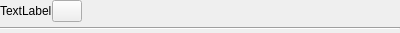
<?xml version="1.0" encoding="UTF-8"?>
<ui version="4.0">
 <class>ColorButtonEntity</class>
 <widget class="QWidget" name="ColorButtonEntity">
  <property name="geometry">
   <rect>
    <x>0</x>
    <y>0</y>
    <width>400</width>
    <height>26</height>
   </rect>
  </property>
  <property name="maximumSize">
   <size>
    <width>16777215</width>
    <height>35</height>
   </size>
  </property>
  <property name="windowTitle">
   <string>Form</string>
  </property>
  <layout class="QGridLayout" name="gridLayout_2">
   <property name="leftMargin">
    <number>0</number>
   </property>
   <property name="topMargin">
    <number>0</number>
   </property>
   <property name="rightMargin">
    <number>0</number>
   </property>
   <property name="bottomMargin">
    <number>3</number>
   </property>
   <property name="horizontalSpacing">
    <number>3</number>
   </property>
   <property name="verticalSpacing">
    <number>5</number>
   </property>
   <item row="0" column="0">
    <layout class="QGridLayout" name="gridLayout">
     <item row="0" column="1">
      <widget class="ColorButton" name="colorButton">
       <property name="maximumSize">
        <size>
         <width>30</width>
         <height>16777215</height>
        </size>
       </property>
       <property name="text">
        <string/>
       </property>
      </widget>
     </item>
     <item row="0" column="0">
      <widget class="QLabel" name="label">
       <property name="minimumSize">
        <size>
         <width>50</width>
         <height>0</height>
        </size>
       </property>
       <property name="text">
        <string>TextLabel</string>
       </property>
      </widget>
     </item>
     <item row="0" column="2">
      <spacer name="horizontalSpacer">
       <property name="orientation">
        <enum>Qt::Horizontal</enum>
       </property>
       <property name="sizeHint" stdset="0">
        <size>
         <width>40</width>
         <height>20</height>
        </size>
       </property>
      </spacer>
     </item>
    </layout>
   </item>
   <item row="1" column="0">
    <widget class="Line" name="line">
     <property name="orientation">
      <enum>Qt::Horizontal</enum>
     </property>
    </widget>
   </item>
  </layout>
 </widget>
 <customwidgets>
  <customwidget>
   <class>ColorButton</class>
   <extends>QPushButton</extends>
   <header>src/colorbutton.h</header>
  </customwidget>
 </customwidgets>
 <resources/>
 <connections/>
</ui>
